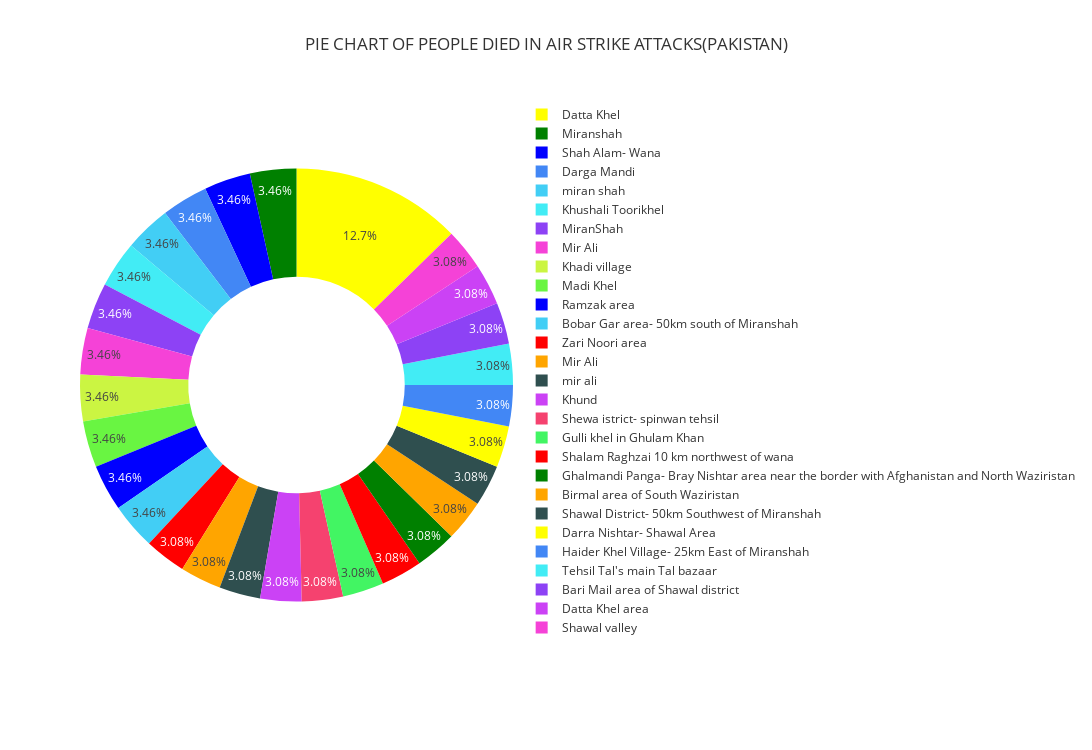

Source (notebook cell):
### Code cell
pie_chart = px.pie(
    data_frame = df1 ,
    values = 'Total Died Max',
    names = 'Location' ,
    color = 'Location' ,
    color_discrete_sequence = ['red' , 'green' , 'blue' , 'orange', '#2F4F4F' , 'yellow' , '#4287f5' , '#42cef5' , '#42ecf5' ,
                               '#8d42f5' , '#cb42f5' , '#f542d7' , '#f5426f' , '#42f563' , '#cbf542' , '#69f542'],
    hover_name = 'Injured Max',
    # hover_data = ['Province']
    labels = {"miranshah":"Miran Shah"},
    title = 'PIE CHART OF PEOPLE DIED IN AIR STRIKE ATTACKS(PAKISTAN)',
    template = 'ggplot2', # ggplot2 , seaborn , simple_white , plotly , plotly_white , plotly_dark , presentation , xgridoff 
                              # ygridoff , gridon , none
    width = 1300 ,
    height = 750,
    hole = 0.5
)
pie_chart.show()

### Figure 1 — Plotly figure (JSON) as saved in the notebook; plotly's stock layout.template omitted (floating-point values rounded to 4 significant figures)
{"data": [{"customdata": [["Zari Noori area"], ["Miranshah"], ["Shah Alam- Wana"], ["Mir Ali "], ["mir ali"], ["Datta Khel"], ["Datta Khel"], ["Darga Mandi"], ["Datta Khel"], ["miran shah"], ["Khushali Toorikhel"], ["MiranShah"], ["Datta Khel"], ["Khund"], ["Mir Ali"], ["Shewa istrict- spinwan tehsil"], ["Gulli khel in Ghulam Khan "], ["Khadi village"], ["Madi Khel"], ["Shalam Raghzai 10 km northwest of wana"], ["Ghalmandi Panga- Bray Nishtar area near the border with Afghanistan and North Waziristan"], ["Ramzak area"], ["Birmal area of South Waziristan"], ["Shawal District- 50km Southwest of Miranshah"], ["Darra Nishtar- Shawal Area"], ["Haider Khel Village- 25km East of Miranshah"], ["Bobar Gar area- 50km south of Miranshah"], ["Tehsil Tal's main Tal bazaar"], ["Bari Mail area of Shawal district"], ["Datta Khel area"], ["Shawal valley "]], "domain": {"x": [0, 1], "y": [0, 1]}, "hole": 0.5, "hovertemplate": "<b>%{hovertext}</b><br><br>Location=%{customdata[0]}<br>Total Died Max=%{value}<extra></extra>", "hovertext": [3, 2, 8, 6, 5, 8, 8, 6, 4, 8, 10, 8, 4, 4, 2, 5, 6, 4, 5, 2, 2, 4, 2, 0, 14, 4, 6, 8, 8, 4, 2], "labels": ["Zari Noori area", "Miranshah", "Shah Alam- Wana", "Mir Ali ", "mir ali", "Datta Khel", "Datta Khel", "Darga Mandi", "Datta Khel", "miran shah", "Khushali Toorikhel", "MiranShah", "Datta Khel", "Khund", "Mir Ali", "Shewa istrict- spinwan tehsil", "Gulli khel in Ghulam Khan ", "Khadi village", "Madi Khel", "Shalam Raghzai 10 km northwest of wana", "Ghalmandi Panga- Bray Nishtar area near the border with Afghanistan and North Waziristan", "Ramzak area", "Birmal area of South Waziristan", "Shawal District- 50km Southwest of Miranshah", "Darra Nishtar- Shawal Area", "Haider Khel Village- 25km East of Miranshah", "Bobar Gar area- 50km south of Miranshah", "Tehsil Tal's main Tal bazaar", "Bari Mail area of Shawal district", "Datta Khel area", "Shawal valley "], "legendgroup": "", "marker": {"colors": ["red", "green", "blue", "orange", "#2F4F4F", "yellow", "yellow", "#4287f5", "yellow", "#42cef5", "#42ecf5", "#8d42f5", "yellow", "#cb42f5", "#f542d7", "#f5426f", "#42f563", "#cbf542", "#69f542", "red", "green", "blue", "orange", "#2F4F4F", "yellow", "#4287f5", "#42cef5", "#42ecf5", "#8d42f5", "#cb42f5", "#f542d7"]}, "name": "", "showlegend": true, "type": "pie", "values": [8, 9, 9, 8, 8, 8, 8, 9, 8, 9, 9, 9, 9, 8, 9, 8, 8, 9, 9, 8, 8, 9, 8, 8, 8, 8, 9, 8, 8, 8, 8]}], "layout": {"height": 750, "legend": {"tracegroupgap": 0}, "piecolorway": ["red", "green", "blue", "orange", "#2F4F4F", "yellow", "#4287f5", "#42cef5", "#42ecf5", "#8d42f5", "#cb42f5", "#f542d7", "#f5426f", "#42f563", "#cbf542", "#69f542"], "title": {"text": "PIE CHART OF PEOPLE DIED IN AIR STRIKE ATTACKS(PAKISTAN)"}, "width": 1300}}
